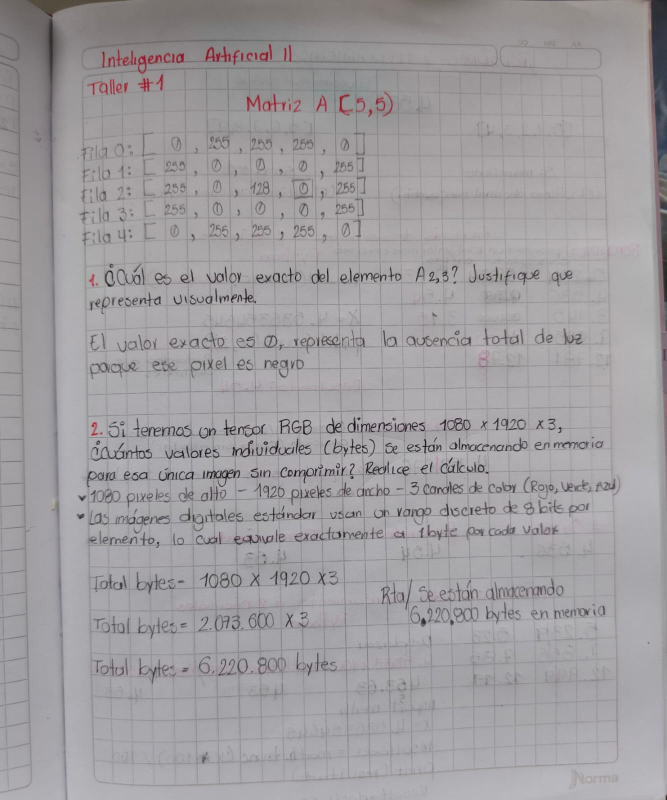
#> input picture Ejercicio 1 - Sesion1.jpeg, 1334 x 1599 px, found by its file name (shown at 1/2 size)
$ python ejercicio_clasificador_de_formas.py
#> lines starting #> are read from the running program, lines starting #| are printed output that depends on the picture; after the words box and inside, x2 and y2 are one past the last pixel; in counts of white or black regions, pixels touching at a corner belong together
import cv2
import numpy as np

# =====================================================================
# TALLER DE LABORATORIO: CLASIFICADOR DE FORMAS (PÁGINA 4)
# =====================================================================

# 1. Cargar la imagen original a color
nombre_archivo = 'Ejercicio 1 - Sesion1.jpeg'
img_color = cv2.imread(nombre_archivo)
#> img_color is the input picture: shape (1599, 1334, 3); mean B, G, R 159.6, 156.8, 159.4

if img_color is None:
    print(f"[ERROR]: No se pudo abrir la imagen '{nombre_archivo}'.")
else:
    # --- PIPELINE DE PROCESAMIENTO ---
    # Paso A: Conversión a escala de grises
    img_gris = cv2.cvtColor(img_color, cv2.COLOR_BGR2GRAY)

    # Paso B: Umbralsación binaria (Ajusta el umbral 120 según tu iluminación)
    _, img_bin = cv2.threshold(img_gris, 120, 255, cv2.THRESH_BINARY_INV)
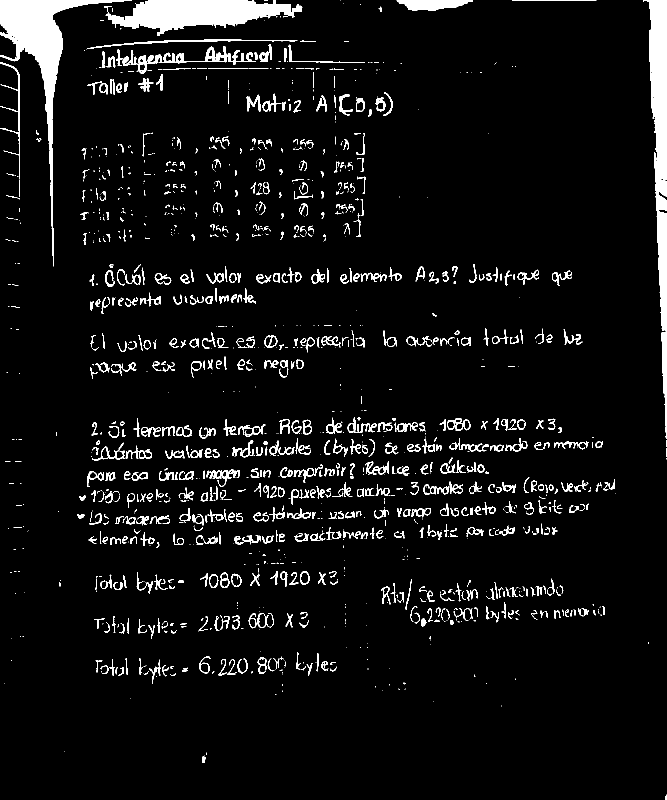
#> img_bin: shape (1599, 1334) (shown at 1/2 size); 5.9% white; 1472 white regions (773 under 20 px), largest, box (x1, y1, x2, y2) and area: (0, 0, 264, 533) 17568, (208, 0, 605, 72) 15698, (1286, 0, 1334, 664) 15608

    # Paso C: Limpieza Morfológica (Apertura para eliminar ruidos del fondo)
    kernel = np.ones((3, 3), np.uint8)
    img_limpia = cv2.morphologyEx(img_bin, cv2.MORPH_OPEN, kernel)
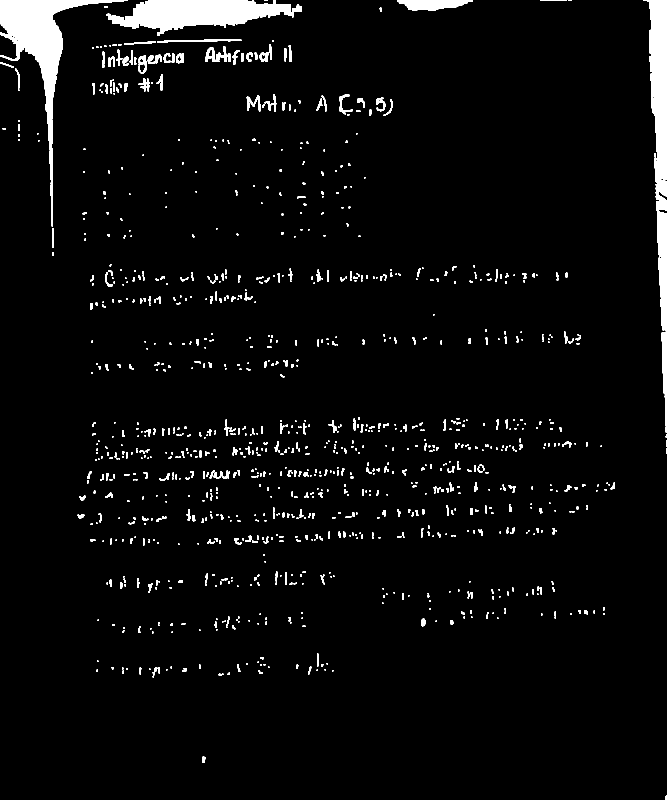
#> img_limpia: shape (1599, 1334) (shown at 1/2 size); 4% white; 1087 white regions (586 under 20 px)

    # Paso D: Detección de Contornos Externos
    contornos, _ = cv2.findContours(img_limpia, cv2.RETR_EXTERNAL, cv2.CHAIN_APPROX_SIMPLE)
#> contornos = 1087 contours, 777 with area under 20; largest, box (x1, y1, x2, y2) and area: (0, 0, 256, 453) 16632, (212, 0, 604, 72) 15040, (1286, 0, 1334, 664) 14738, (794, 0, 946, 22) 2154, (1323, 665, 1334, 866) 1182

    print(f"Se encontraron un total de {len(contornos)} objetos potenciales.\n")
#| Se encontraron un total de 1087 objetos potenciales.

    # --- LOGICA DE NEGOCIO EMPRESARIAL ---
    # Definimos el umbral de área 'X' para separar objetos grandes de pequeños
    UMBRAL_AREA_X = 5000

    img_resultado = img_color.copy()
    contador = 1

    for cnt in contornos:
        # 3. Calcular e imprimir el área en píxeles
        area = cv2.contourArea(cnt)

        # Filtro básico para ignorar ruido residual microscópico
        if area > 100:
            x, y, w, h = cv2.boundingRect(cnt)

            # 4. Clasificación según la regla de negocio
            if area > UMBRAL_AREA_X:
                # Objeto Grande -> Bounding Box AZUL en BGR: (255, 0, 0)
                cv2.rectangle(img_resultado, (x, y), (x + w, y + h), (255, 0, 0), 2)
                tipo = "Grande (Azul)"
            else:
                # Objeto Pequeño -> Bounding Box ROJO en BGR: (0, 0, 1255)
                cv2.rectangle(img_resultado, (x, y), (x + w, y + h), (0, 0, 255), 2)
                tipo = "Pequeno (Rojo)"

            print(f"Objeto #{contador}: Area = {area:.1f} pixeles -> Clasificacion: {tipo}")
            contador += 1
#> this loop made 1087 passes
#> (area, x, y, w, h, tipo) on passes 65, 433, 688, 787, 788, 908, 1024, 1026, 1027, 1028, 1044, 1045: (106, 842, 1237, 10, 16, 'Pequeno (Rojo)'), (127, 440, 941, 20, 17, 'Pequeno (Rojo)'), (106.5, 657, 840, 20, 26, 'Pequeno (Rojo)'), (1182, 1323, 665, 11, 201, 'Pequeno (Rojo)'), (103, 1128, 663, 20, 24, 'Pequeno (Rojo)'), (133.5, 210, 541, 16, 33, 'Pequeno (Rojo)'), (187, 752, 195, 19, 28, 'Pequeno (Rojo)'), (297.5, 493, 190, 28, 33, 'Pequeno (Rojo)'), (269.5, 679, 189, 27, 40, 'Pequeno (Rojo)'), (184, 529, 188, 24, 36, 'Pequeno (Rojo)'), (231.5, 277, 156, 23, 27, 'Pequeno (Rojo)'), (143, 313, 149, 13, 32, 'Pequeno (Rojo)')
#> area on passes 2, 4, 9, 18, 20, 21: 49.5, 21, 25.5, 29, 29, 25
#| Objeto #1: Area = 106.0 pixeles -> Clasificacion: Pequeno (Rojo)
#| Objeto #2: Area = 127.0 pixeles -> Clasificacion: Pequeno (Rojo)
#| Objeto #3: Area = 106.5 pixeles -> Clasificacion: Pequeno (Rojo)
#| Objeto #4: Area = 1182.0 pixeles -> Clasificacion: Pequeno (Rojo)
#| Objeto #5: Area = 103.0 pixeles -> Clasificacion: Pequeno (Rojo)
#| Objeto #6: Area = 133.5 pixeles -> Clasificacion: Pequeno (Rojo)
#| Objeto #7: Area = 187.0 pixeles -> Clasificacion: Pequeno (Rojo)
#| Objeto #8: Area = 297.5 pixeles -> Clasificacion: Pequeno (Rojo)
#> (further printed lines are left out)
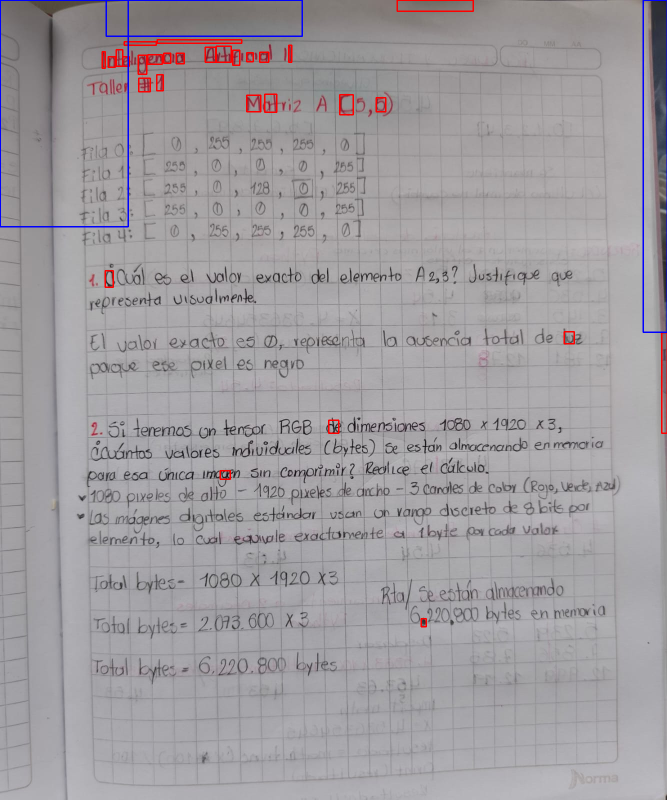
#> img_resultado: shape (1599, 1334, 3) (shown at 1/2 size); 0.86% of pixels changed, all inside (x1, y1, x2, y2) = (0, 0, 1334, 1255)
#> after the loop, contador = 33

    # Guardar el panel de análisis final
    cv2.imwrite('resultado_clasificador_formas.png', img_resultado)
    print("\n[PROCESO TERMINADO]: Imagen analizada guardada como 'resultado_clasificador_formas.png'.")

$ run again, with Ejercicio 1 - Sesion 2 P1.jpeg copied over Ejercicio 1 - Sesion1.jpeg
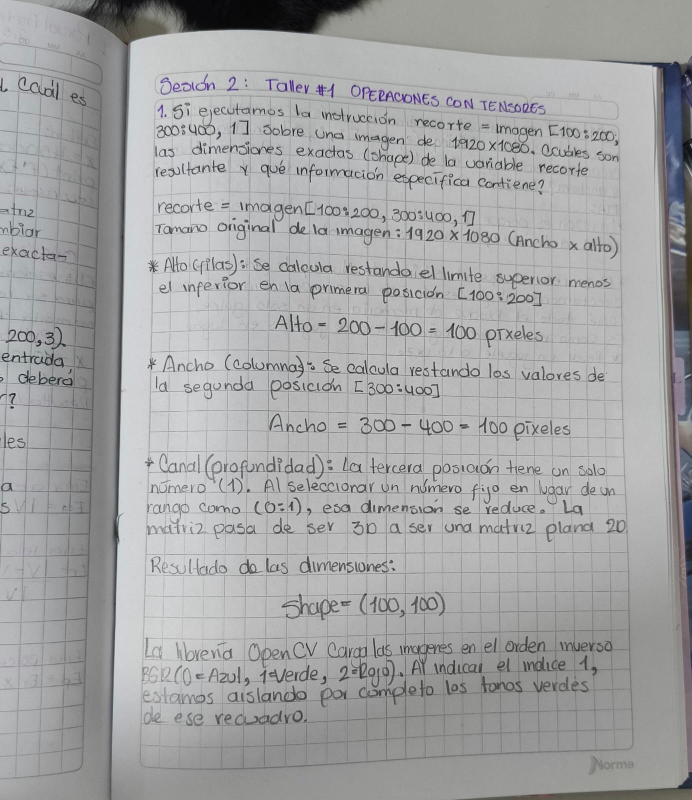
#> input picture Ejercicio 1 - Sesion 2 P1.jpeg, 1384 x 1600 px, found by its file name (shown at 1/2 size)
#> img_color is the input picture: shape (1600, 1384, 3); mean B, G, R 164, 163.4, 163
#> `_, img_bin = cv2.threshold(img_gris, 120, 255, cv2.THRESH_BINARY_INV)`:
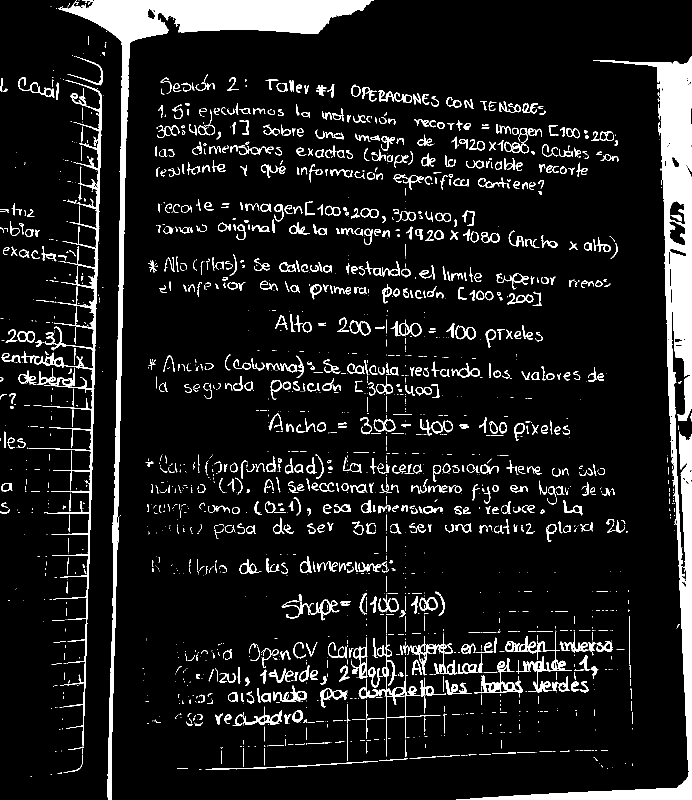
#> img_bin: shape (1600, 1384) (shown at 1/2 size); 9.6% white; 2122 white regions (1213 under 20 px), largest, box (x1, y1, x2, y2) and area: (912, 112, 1384, 1600) 54835, (116, 0, 748, 1600) 46231, (57, 160, 204, 1492) 11627
#> img_limpia: shape (1600, 1384); 6.8% white; 1324 white regions (661 under 20 px)
#> contornos = 1324 contours, 896 with area under 20; largest, box (x1, y1, x2, y2) and area: (928, 113, 1384, 1600) 51694, (124, 0, 745, 1600) 43948, (168, 172, 204, 1152) 4372, (962, 1352, 1029, 1386) 726, (1054, 1313, 1092, 1343) 486
#| Se encontraron un total de 1324 objetos potenciales.
#> the loop `for cnt in contornos:` made 1324 passes
#> (area, x, y, w, h, tipo) on passes 10, 19, 33, 41, 42, 48, 50, 51: (208.5, 491, 1431, 40, 19, 'Pequeno (Rojo)'), (175, 585, 1421, 21, 24, 'Pequeno (Rojo)'), (110.5, 641, 1385, 9, 30, 'Pequeno (Rojo)'), (119.5, 675, 1380, 18, 19, 'Pequeno (Rojo)'), (192.5, 733, 1379, 31, 17, 'Pequeno (Rojo)'), (227.5, 852, 1372, 15, 19, 'Pequeno (Rojo)'), (408, 555, 1372, 59, 32, 'Pequeno (Rojo)'), (152.5, 902, 1368, 14, 15, 'Pequeno (Rojo)')
#> (printed output is left out)
#> after the loop `for cnt in contornos:`:
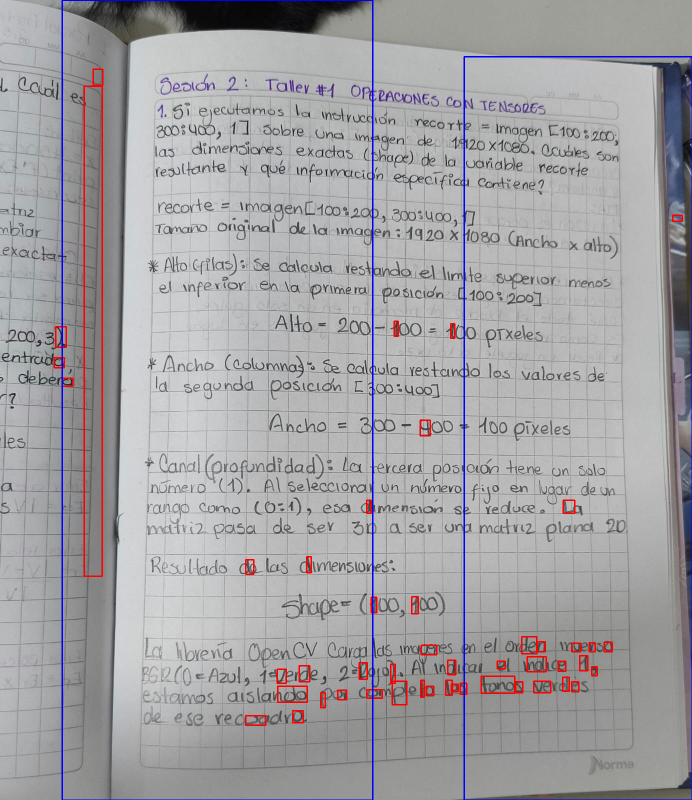
#> img_resultado: shape (1600, 1384, 3) (shown at 1/2 size); 1.7% of pixels changed, all inside (x1, y1, x2, y2) = (107, 0, 1384, 1600)
#> after the loop `for cnt in contornos:`: contador = 51

$ run again, with Ejercicio 1 - Sesion 2 P2.jpeg copied over Ejercicio 1 - Sesion1.jpeg
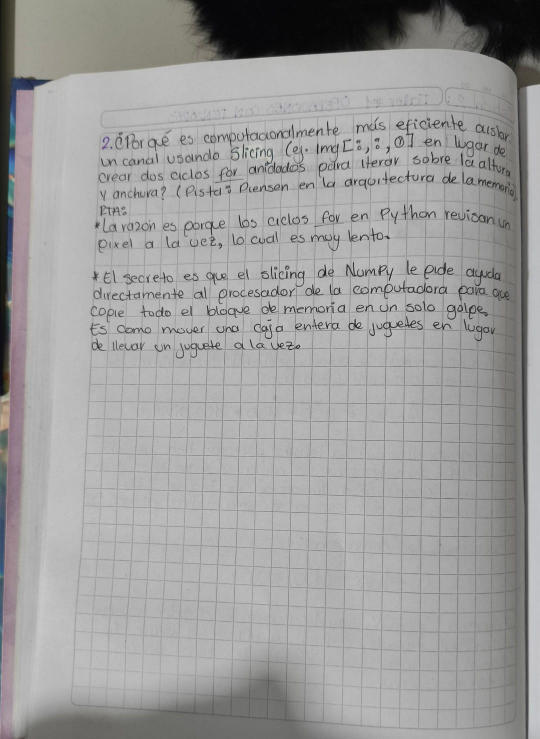
#> input picture Ejercicio 1 - Sesion 2 P2.jpeg, 1080 x 1478 px, found by its file name (shown at 1/2 size)
#> img_color is the input picture: shape (1478, 1080, 3); mean B, G, R 156.3, 156.8, 157.3
#> `_, img_bin = cv2.threshold(img_gris, 120, 255, cv2.THRESH_BINARY_INV)`:
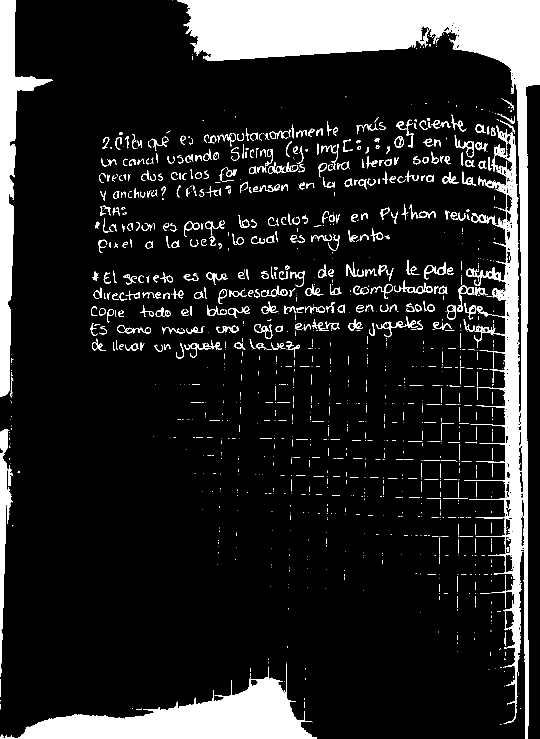
#> img_bin: shape (1478, 1080) (shown at 1/2 size); 13.9% white; 1354 white regions (902 under 20 px), largest, box (x1, y1, x2, y2) and area: (355, 0, 1080, 1478) 119342, (1, 1328, 634, 1478) 36177, (0, 0, 106, 794) 21952
#> img_limpia: shape (1478, 1080); 11.7% white; 493 white regions (302 under 20 px)
#> contornos = 493 contours, 401 with area under 20; largest, box (x1, y1, x2, y2) and area: (355, 0, 1080, 1478) 109666, (34, 1354, 634, 1478) 34887, (0, 0, 103, 794) 21039, (0, 905, 15, 1349) 3391, (0, 858, 16, 903) 582
#| Se encontraron un total de 493 objetos potenciales.
#> the loop `for cnt in contornos:` made 493 passes
#> (area, x, y, w, h, tipo) on passes 10, 23, 25, 29, 32, 33, 216, 408: (34887, 34, 1354, 600, 124, 'Grande (Azul)'), (113, 999, 997, 16, 31, 'Pequeno (Rojo)'), (202.5, 14, 978, 10, 45, 'Pequeno (Rojo)'), (136.5, 16, 937, 7, 34, 'Pequeno (Rojo)'), (3391, 0, 905, 15, 444, 'Pequeno (Rojo)'), (582, 0, 858, 16, 45, 'Pequeno (Rojo)'), (180, 984, 535, 18, 27, 'Pequeno (Rojo)'), (184, 988, 290, 22, 25, 'Pequeno (Rojo)')
#> (printed output is left out)
#> after the loop `for cnt in contornos:`:
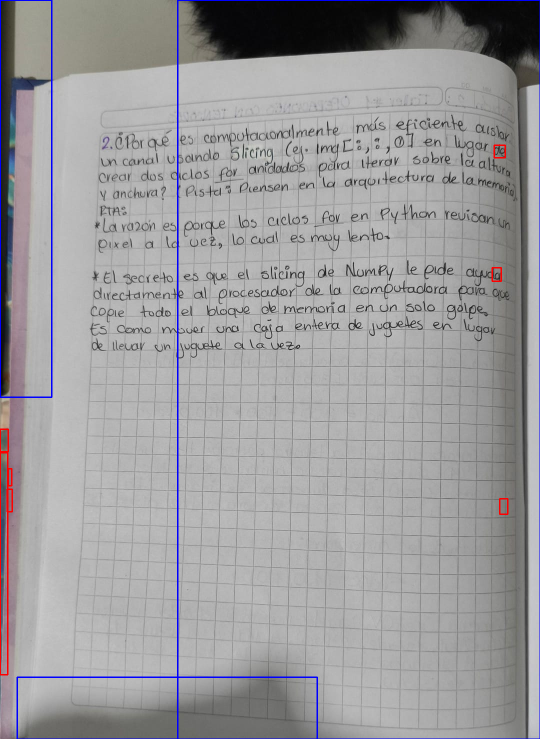
#> img_resultado: shape (1478, 1080, 3) (shown at 1/2 size); 1.2% of pixels changed, all inside (x1, y1, x2, y2) = (0, 0, 1080, 1478)
#> after the loop `for cnt in contornos:`: contador = 11
